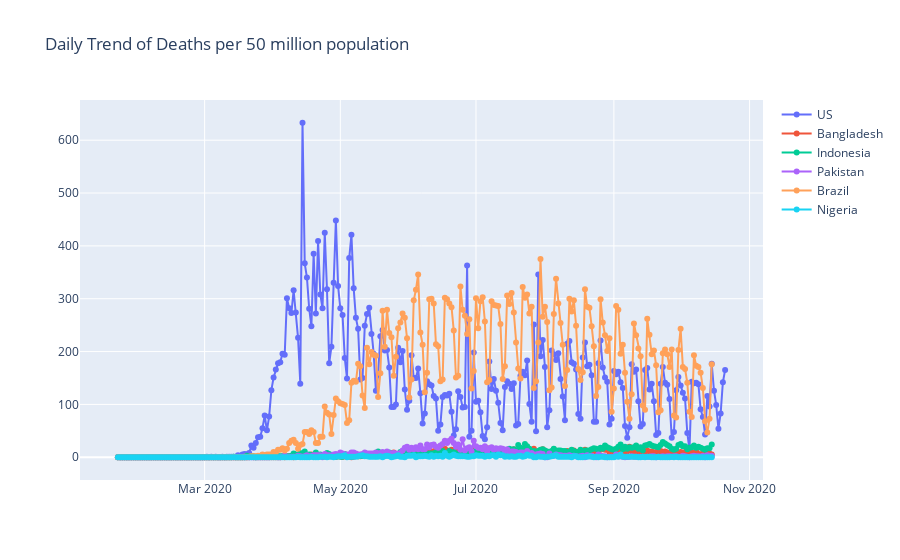

The cell this chart's notebook holds for it:
### Code cell
trace0 = go.Scatter(x=Norm_NewUSdeaths.index, y=Norm_NewUSdeaths["UnitedStates"], 
                    name="US", 
                    mode="lines+markers") 

trace1 = go.Scatter(x=Norm_Country_NewDeaths.index, y=Norm_Country_NewDeaths["Bangladesh"], 
                    name="Bangladesh", 
                    mode="lines+markers")  

trace2 = go.Scatter(x=Norm_Country_NewDeaths.index, y=Norm_Country_NewDeaths["Indonesia"], 
                    name="Indonesia", 
                    mode="lines+markers") 

trace3 = go.Scatter(x=Norm_Country_NewDeaths.index, y=Norm_Country_NewDeaths["Pakistan"], 
                    name="Pakistan", 
                    mode="lines+markers") 

trace4 = go.Scatter(x=Norm_Country_NewDeaths.index, y=Norm_Country_NewDeaths["Brazil"], 
                    name="Brazil", 
                    mode="lines+markers") 

trace5 = go.Scatter(x=Norm_Country_NewDeaths.index, y=Norm_Country_NewDeaths["Nigeria"], 
                    name="Nigeria", 
                    mode="lines+markers")

mydata = go.Data([trace0, trace1,trace2, trace3,trace4,trace5])

mylayout = go.Layout(
    title="Daily Trend of Deaths per 50 million population"
)

fig3 = go.Figure(data=mydata, layout=mylayout)

plotly.offline.iplot(fig3, filename = '')

fig3.write_image("images/DailyTrend_NewDeaths_Countries,.png")

### Figure 1 — Plotly figure (JSON) as saved in the notebook; plotly's stock layout.template omitted (floating-point values rounded to 4 significant figures; data arrays with more than 128 entries replaced by an {"elided": "..."} marker saying what was removed)
{"data": [{"mode": "lines+markers", "name": "US", "type": "scatter", "x": {"elided": "274 str values"}, "y": {"elided": "274 int values"}}, {"mode": "lines+markers", "name": "Bangladesh", "type": "scatter", "x": {"elided": "268 str values"}, "y": {"elided": "268 int values"}}, {"mode": "lines+markers", "name": "Indonesia", "type": "scatter", "x": {"elided": "268 str values"}, "y": {"elided": "268 int values"}}, {"mode": "lines+markers", "name": "Pakistan", "type": "scatter", "x": {"elided": "268 str values"}, "y": {"elided": "268 int values"}}, {"mode": "lines+markers", "name": "Brazil", "type": "scatter", "x": {"elided": "268 str values"}, "y": {"elided": "268 int values"}}, {"mode": "lines+markers", "name": "Nigeria", "type": "scatter", "x": {"elided": "268 str values"}, "y": {"elided": "268 int values"}}], "layout": {"title": {"text": "Daily Trend of Deaths per 50 million population"}}}
